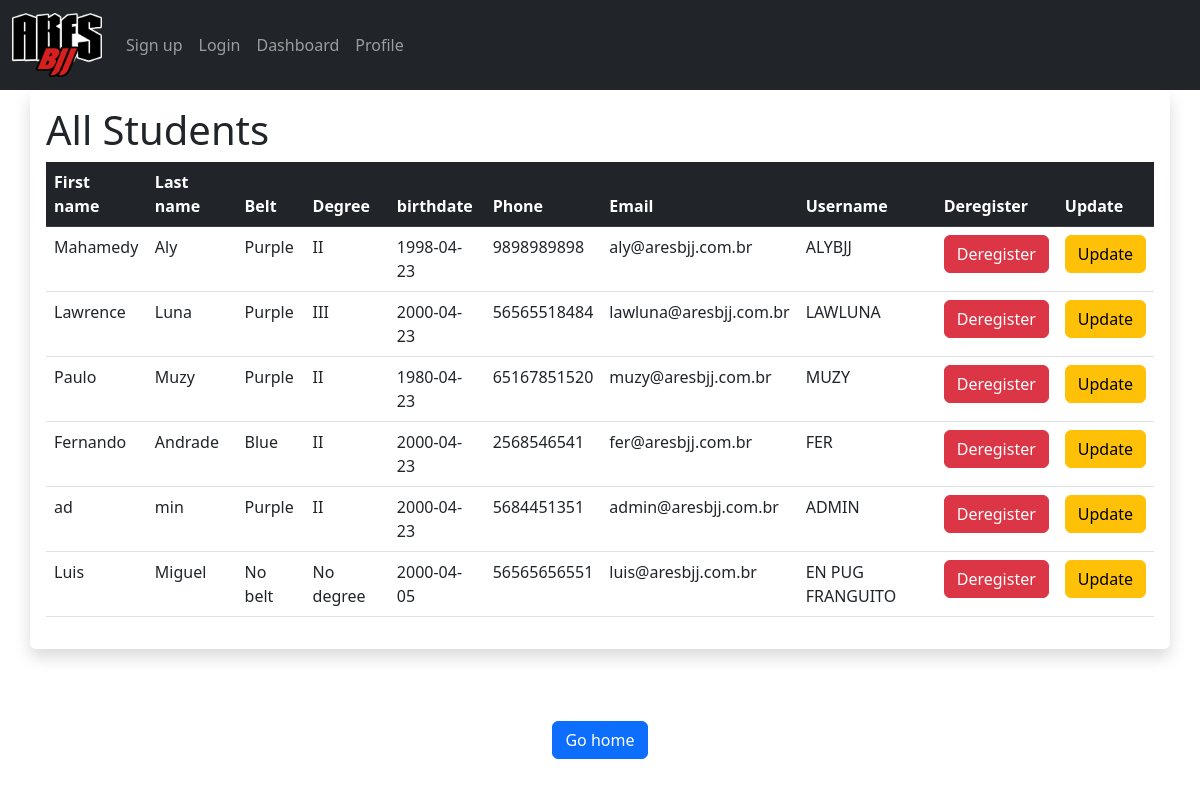
/dashboard, run on the app's committed database.
### app.py (models this page shows, shortened)
class users(db.Model):
    id = db.Column(db.Integer, primary_key=True)
    first_name = db.Column(db.String(50), nullable=False)
    last_name = db.Column(db.String(50), nullable=False)
    birthdate = db.Column(db.Date, nullable=False)
    belt = db.Column(db.String(50), nullable=False)
    degree = db.Column(db.String(50), nullable=False)
    email = db.Column(db.String(50), nullable=False, unique=True)
    phone = db.Column(db.String(50), nullable=False, unique=True)
    username =  db.Column(db.String(25), nullable=False, unique=True)
    password_hash = db.Column(db.String(), nullable=False)
    @property
    def password(self):
        raise AttributeError('password is not a readable attribute!')
    date_added = db.Column(db.Date, default=datetime.utcnow)

### app.py (the view)
@app.route("/dashboard")
def dashboard():
    our_users = users.query.order_by(users.date_added)
    return render_template("dashboard.html", our_users=our_users)

### templates/dashboard.html (shortened to what this page needs)
{% extends "layout.html" %}
{% block body %}
<div class="container shadow p-3 mb-5 bg-body rounded">
    <h1>All Students</h1>
        <table class="table">
            <thead class="table-dark">
                <tr>
                    <th>First name</th>
                    <th>Last name</th>
                    <th>Belt</th>
                    <th>Degree</th>
                    <th>birthdate</th>
                    <th>Phone</th>
                    <th>Email</th>
                    <th>Username</th>
                    <th>Deregister</th>
                    <th>Update</th>
                </tr>
            </thead>
            <tbody>
                {% for user in our_users %}
                    <tr>
                        <td>{{ user.first_name }}</td>
                        <td>{{ user.last_name }}</td>
                        <td>{{ user.belt }}</td>
                        <td>{{ user.degree }}</td>
                        <td>{{ user.birthdate }}</td>
                        <td>{{ user.phone }}</td>
                        <td>{{ user.email }}</td>
                        <td>{{ user.username }}</td>
                        <td>
                            <form action="{{ url_for('deregister', id=user.id) }}" method="POST">
                                <button class="btn btn-danger" type="submit" value="Deregister">Deregister</button>
                            </form>
                        </td>
                        <td>
                                <a href="{{ url_for('update', id=user.id) }}"><button class="btn btn-warning" type="submit" value="Update">Update</button></a>
                        </td>
                    </tr>
                {% endfor %}
            </tbody>
        </table>
</div>
<center>
    <br><a href="/"><button class="btn btn-primary">Go home</button></a>
</center>
{% endblock %}

### data on the page
users: first_name "Mahamedy", last_name "Aly", belt "Purple", degree "II", birthdate "1998-04-23", phone "9898989898", email "aly@aresbjj.com.br", username "ALYBJJ"
users: first_name "Lawrence", last_name "Luna", belt "Purple", degree "III", birthdate "2000-04-23", phone "56565518484", email "lawluna@aresbjj.com.br", username "LAWLUNA"
users: first_name "Paulo", last_name "Muzy", belt "Purple", degree "II", birthdate "1980-04-23", phone "65167851520", email "muzy@aresbjj.com.br", username "MUZY"
users: first_name "Fernando", last_name "Andrade", belt "Blue", degree "II", birthdate "2000-04-23", phone "2568546541", email "fer@aresbjj.com.br", username "FER"
users: first_name "ad", last_name "min", belt "Purple", degree "II", birthdate "2000-04-23", phone "5684451351", email "admin@aresbjj.com.br", username "ADMIN"
users: first_name "Luis", last_name "Miguel", belt "No belt", degree "No degree", birthdate "2000-04-05", phone "56565656551", email "luis@aresbjj.com.br", username "EN PUG FRANGUITO"
